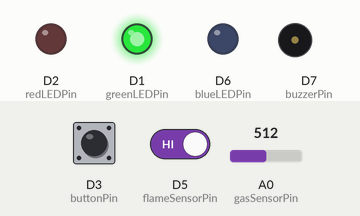
Simulated run of this sketch. Board: ESP8266 (NodeMCU). Parts: output pins drawn as LEDs (lit = HIGH), buzzer (waves = sounding). The inputs (shaded band) are chosen by the test bench; at power-on: A0 (gasSensorPin) = 512, D5 (flameSensorPin) HIGH, D3 (buttonPin) HIGH. WiFi joins after 1.5 s; servers stay silent unless stated; uploads are accepted with an empty reply; what the sketch prints to the serial monitor is not drawn.

Above: at 3.2 s.
3.3 s: A0 (gasSensorPin) set to 613
11.7 s: A0 (gasSensorPin) set to 637
At 21.0 s:
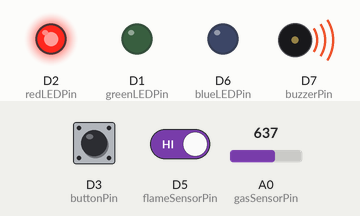
21.5 s: D5 (flameSensorPin) driven LOW
At 31.0 s:
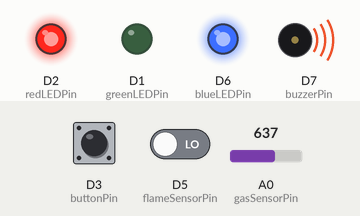
31.5 s: A0 (gasSensorPin) set to 620
At 41.0 s:
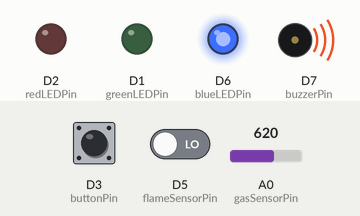
41.5 s: D3 (buttonPin) pulled LOW for 0.15 s
At 51.0 s:
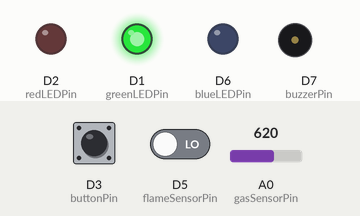
Timing chart, 0 to 52.5 s (numbered marks = the images above; inputs shaded):
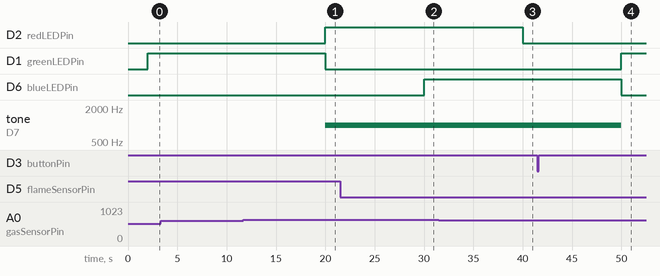

Measured:
- the behaviour switches between 630 and 631 on A0 (gasSensorPin) (found by bisection; images 0 and 1)
- after the input at 11.7 s, D2 (redLEDPin): LOW → HIGH after 8.3 s; D1 (greenLEDPin): HIGH → LOW after 8.3 s; tone on D7 (buzzerPin): silent → 1000 Hz after 8.3 s
- after the input at 21.5 s, D6 (blueLEDPin): LOW → HIGH after 8.5 s
- after the input at 31.5 s, D2 (redLEDPin): HIGH → LOW after 8.5 s
- after the input at 41.5 s, D1 (greenLEDPin): LOW → HIGH after 8.5 s; D6 (blueLEDPin): HIGH → LOW after 8.5 s; tone on D7 (buzzerPin): 1000 Hz → silent after 8.5 s

The sketch:

code.ino
```cpp
#include <ESP8266WiFi.h>
#include <ESP8266HTTPClient.h>
#include <WiFiClientSecure.h>

const char* ssid = "Kunal";
const char* password = "00000000";
const String deviceCode = "ABC";
const String serverUrl = "https://sniffy.onrender.com/alert/alert";

// Pin definitions (safe GPIOs)
const int gasSensorPin     = A0;   // Analog pin
const int flameSensorPin   = D5;   // GPIO14
const int greenLEDPin      = D1;   // GPIO5
const int redLEDPin        = D2;   // GPIO4
const int blueLEDPin       = D6;   // GPIO12 - safer than D3
const int buzzerPin        = D7;   // GPIO13 - safer than D4
const int buttonPin = D3; // use GPIO0 instead of D8

const int gasThreshold     = 630;
const int flameDetected    = LOW;

bool isPaused = false;
unsigned long pauseStartTime = 0;
unsigned long pauseDuration = 20UL * 60UL * 1000UL;

void setup() {
  Serial.begin(115200);
  Serial.println("ESP Booted...");

  WiFi.begin(ssid, password);
  Serial.print("Connecting to WiFi...");
  while (WiFi.status() != WL_CONNECTED) {
    delay(1000);
    Serial.print(".");
  }
  Serial.println("\nConnected!");

  pinMode(gasSensorPin, INPUT);
  pinMode(flameSensorPin, INPUT);
  pinMode(greenLEDPin, OUTPUT);
  pinMode(redLEDPin, OUTPUT);
  pinMode(blueLEDPin, OUTPUT);
  pinMode(buzzerPin, OUTPUT);
pinMode(buttonPin, INPUT_PULLUP);

  digitalWrite(greenLEDPin, HIGH);
  digitalWrite(redLEDPin, LOW);
  digitalWrite(blueLEDPin, LOW);
}

void sendAlertToServer(String alertType, String message) {
  if (WiFi.status() == WL_CONNECTED) {
    WiFiClientSecure client;
    client.setInsecure();

    HTTPClient http;
    http.begin(client, serverUrl);
    http.addHeader("Content-Type", "application/json");

    String body = "{\"deviceCode\":\"" + deviceCode + "\",\"alertType\":\"" + alertType + "\",\"message\":\"" + message + "\"}";
    int httpCode = http.POST(body);

    Serial.println("HTTP code: " + String(httpCode));
    if (httpCode > 0) {
      Serial.println("Response: " + http.getString());
    } else {
      Serial.println("Failed to send alert: " + http.errorToString(httpCode));
    }

    http.end();
  } else {
    Serial.println("WiFi not connected");
  }
}

unsigned long lastSensorCheckTime = 0;
const unsigned long sensorCheckInterval = 10000;

void loop() {
  static bool buttonPressedLastLoop = false;
  bool currentButtonState = digitalRead(buttonPin) == LOW;

  if (currentButtonState && !buttonPressedLastLoop && !isPaused) {
    isPaused = true;
    pauseStartTime = millis();
    Serial.println("Cooking mode activated for 20 minutes.");
  }
  buttonPressedLastLoop = currentButtonState;

  if (isPaused && millis() - pauseStartTime >= pauseDuration) {
    isPaused = false;
    Serial.println("Cooking mode expired.");
  }

  if (millis() - lastSensorCheckTime >= sensorCheckInterval) {
    lastSensorCheckTime = millis();

    int gasValue = analogRead(gasSensorPin);
    int flameValue = digitalRead(flameSensorPin);
    Serial.print("Gas: ");
    Serial.print(gasValue);
    Serial.print(" | Flame: ");
    Serial.println(flameValue);

    if (!isPaused) {
      bool gasDetected = gasValue > gasThreshold;
      bool flameDetectedNow = flameValue == flameDetected;

      if (gasDetected || flameDetectedNow) {
        digitalWrite(greenLEDPin, LOW);
        digitalWrite(redLEDPin, gasDetected ? HIGH : LOW);
        digitalWrite(blueLEDPin, flameDetectedNow ? HIGH : LOW);
        tone(buzzerPin, 1000);

        if (gasDetected) sendAlertToServer("Gas", "Gas leak detected 🚨");
        if (flameDetectedNow) sendAlertToServer("Flame", "Flame detected 🔥");
      } else {
        digitalWrite(greenLEDPin, HIGH);
        digitalWrite(redLEDPin, LOW);
        digitalWrite(blueLEDPin, LOW);
        noTone(buzzerPin);
        sendAlertToServer("Normal", "All conditions normal ✅");
      }
    } else {
      digitalWrite(greenLEDPin, HIGH);
      digitalWrite(redLEDPin, LOW);
      digitalWrite(blueLEDPin, LOW);
      noTone(buzzerPin);
    }
  }
}
```
